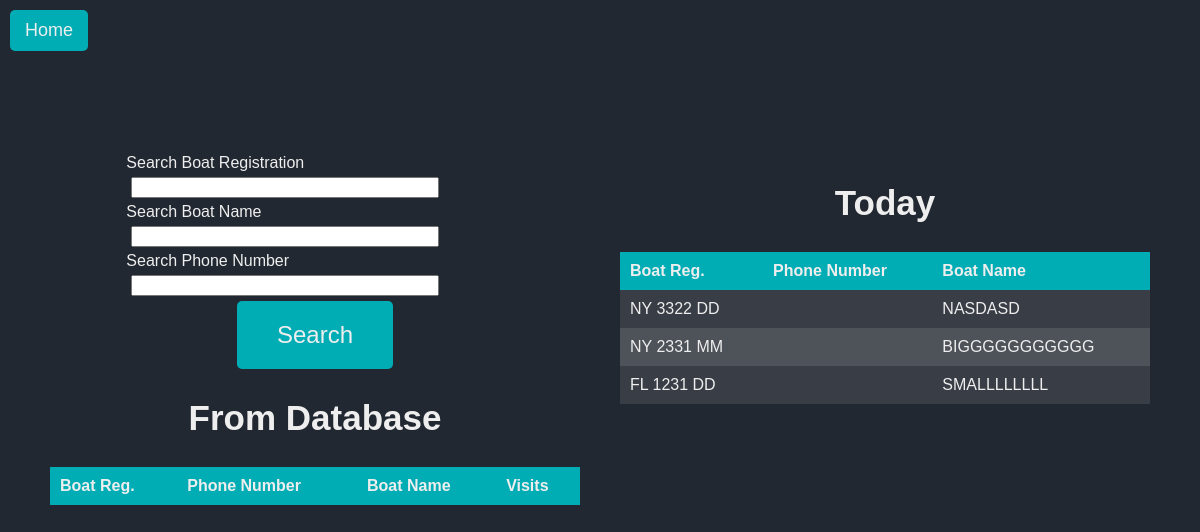
/search (signed in), run on an earlier commit of the app's database.
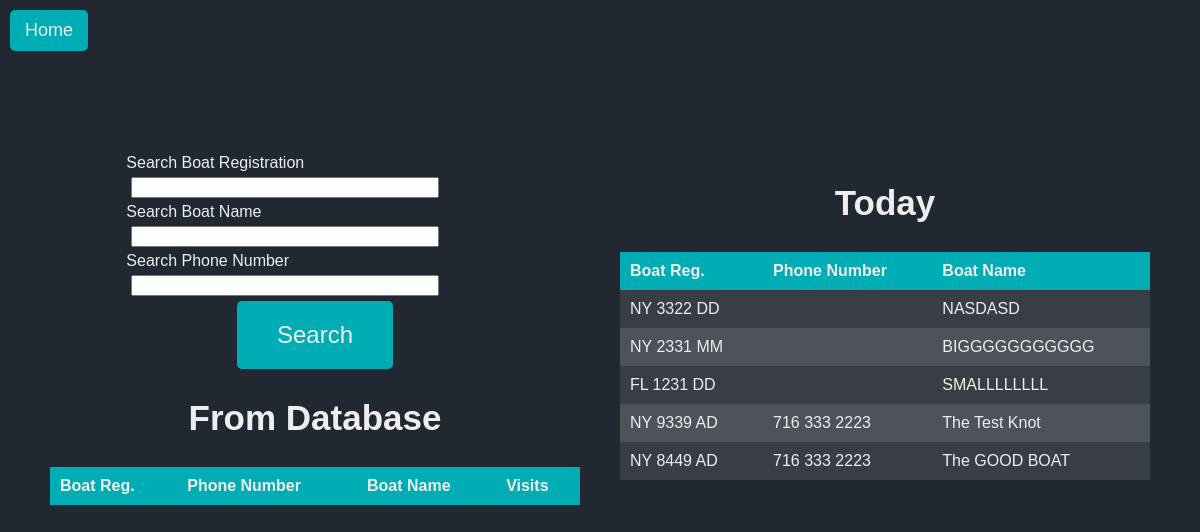
And on a later commit of the database.
### website/models.py (models this page shows)
class Boat(db.Model):
    id = db.Column(db.Integer, primary_key=True)
    boat_reg = db.Column(db.String(150), unique=True)
    sanitized_boat_reg = db.Column(db.String(150), unique=True)
    boat_name = db.Column(db.String(150))
    sanitized_boat_name = db.Column(db.String(150))
    phone_number = db.Column(db.String(150))
    sanitized_phone_number = db.Column(db.String(150))
    owner_name = db.Column(db.String(150))
    sanitized_owner_name = db.Column(db.String(150))
    boat_size = db.Column(db.Integer)
    email = db.Column(db.String(150))
    zipcode = db.Column(db.String(150))
    visits = db.relationship('Visit')
    current_boats_id = db.Column(db.Integer, db.ForeignKey('current_boats.id'))

### website/views.py (the view)
@views.route('/search', methods=['GET','POST'])
@login_required
def search():
    form = SearchForm()
    if form.validate_on_submit():
        if request.method == "POST":
            return searchBoatInDB('search.html', form)
    results = []
    resultsToday = CurrentBoats.query.first().boats.all()
    print(results)
    print(resultsToday)
    return render_template('search.html', form=form, boats=results, currentboats=resultsToday)

### website/forms.py
class SearchForm(FlaskForm):
    boat_reg = StringField('Search Boat Registration')
    boat_name = StringField('Search Boat Name')
    phone_number = StringField('Search Phone Number')
    submit = SubmitField('Submit')

### website/__init__.py (called while the page is built)
def create_app():
    app = Flask(__name__)
    app.config['SECRET_KEY'] = SECRET_KEY
    app.config['SQLALCHEMY_DATABASE_URI'] = f'sqlite:///{DB_NAME}'
    csrf = CSRFProtect(app)
    db.init_app(app)
    from .views import views
    from .auth import auth
    app.register_blueprint(views)
    app.register_blueprint(auth)
    from .models import User
    create_database(app)
    login_manager = LoginManager()
    login_manager.login_view = 'auth.login'
    login_manager.init_app(app)
    @login_manager.user_loader
    def load_user(id):
        return User.query.get(int(id))
    return app

### website/templates/search.html (shortened to what this page needs)
{% extends "base.html" %}
{%block head%}<a href="{{ url_for('views.home') }}"id="home-btn">Home</a>{%endblock%}
{%block styles%}static/search-styles.css{%endblock%}
{% block content%}
<div id="main-container">
  <div id="left-container" style="flex: 1;">
    <div id="search-container">
      <form method="POST">
        <div class="form-group">
          {{ form.boat_reg.label }}
          {{ form.boat_reg(class="form-control") }}
        </div>
        <div class="form-group">
          {{ form.boat_name.label }}
          {{ form.boat_name(class="form-control") }}
        </div>
        <div class="form-group">
          {{ form.phone_number.label }}
          {{ form.phone_number(class="form-control") }}
        </div>
        <div id="button-container">
          <button type="submit" class="btn btn-primary" id="login-btn">Search</button>
        </div>
      </form>
    </div>
    <div id="table-container">
      <h2>From Database</h2>
      <table id="search-results">
        <thead>
          <tr>
            <th>Boat Reg.</th>
            <th>Phone Number</th>
            <th>Boat Name</th>
            <th>Visits</th>
          </tr>
        </thead>
      </table>
    </div>
  </div>
  <div id="right-container" style="flex: 1;">
    <div id="table-container">
      <h2>Today</h2>
      <table id="current-boats">
        <thead>
          <tr>
            <th>Boat Reg.</th>
            <th>Phone Number</th>
            <th>Boat Name</th>
          </tr>
        </thead>
        <tbody>
          {% for boat in currentboats %}
          <tr class="clickable-row" data-href="{{ url_for('views.log_boat', boat_reg=boat.boat_reg, boat_name=boat.boat_name, phone_number=boat.phone_number) }}">
            <td>{{ boat.boat_reg }}</td>
            <td>{{ boat.phone_number }}</td>
            <td>{{ boat.boat_name }}</td>
          </tr>
          {% endfor %}
        </tbody>
      </table>
    </div>
  </div>
</div>
{%endblock%}

### website/templates/base.html (shortened to what this page needs)
<!DOCTYPE html>
<html lang="en">
<head>
  <link rel="stylesheet" href="{%block styles%}static/styles.css{%endblock%}">
  {%block head%}{%endblock%}
</head>
<body>
  <div id="content-container">
    <header>
    </header>
    <div class="container">{% block content %} {% endblock %}</div>
  </div>
</body>
</html>

### website/static/search-styles.css (style rules this page uses)
body { margin: 0; padding: 10px; font-family: Arial, sans-serif; background-color: #222831; color: #eeeeee; height: 100%; overflow: hidden; }
header { display: flex; justify-content: flex-start; padding: 10px; }
#content-container { width: 100%; height: 100%; }
h2 { font-size: 35px; color: #eeeeee; width: 100%; text-align: center; }
#main-container { display: flex; justify-content: space-between; padding: 20px; box-sizing: border-box; height: calc(100vh - 40px); }
#left-container, #right-container { flex: 1; max-height: 100%; overflow: auto; padding: 20px; box-sizing: border-box; }
#search-container { display: flex; flex-direction: column; align-items: center; margin-bottom: 20px; }
input[type="text"] { margin: 5px; width: 100%; max-width: 300px; }
table { background-color: #393e46; border-collapse: collapse; width: 100%; }
th, td { padding: 10px; text-align: left; }
th { background-color: #00adb5; }
tr:nth-child(even) { background-color: #4e535a; }
#button-container { display: flex; justify-content: center; }
#login-btn { font-size: 24px; text-align: center; background-color: #00adb5; color: #eeeeee; padding: 20px 40px; border: none; cursor: pointer; transition: background-color 0.3s ease, transform 0.3s ease; border-radius: 5px; }
.clickable-row { cursor: pointer; }
#home-btn { font-size: 18px; background-color: #00adb5; color: #eeeeee; padding: 10px 15px; border: none; cursor: pointer; text-decoration: none; transition: background-color 0.3s ease, transform 0.3s ease; border-radius: 5px; display: inline-block; margin-right: 5px; }

What changed in the data, as far as the page shows it:
added Boat: boat_reg "NY 9339 AD", phone_number "716 333 2223", boat_name "The Test Knot"
added Boat: boat_reg "NY 8449 AD", phone_number "716 333 2223", boat_name "The GOOD BOAT"
